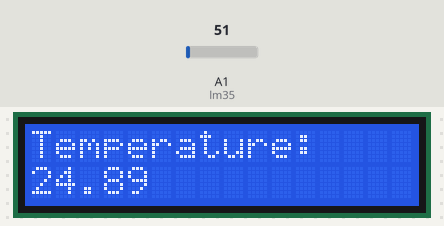
Bench run of a sketch on a simulated Arduino Uno, built with avr-gcc and run on an emulated ATmega328P. Shown: 16×2 character LCD. The inputs (shaded band) are chosen by the test bench; at power-on: A1 (lm35) = 51.

Above: at 1.2 s.
1.3 s: A1 (lm35) set to 61
At 2.8 s:
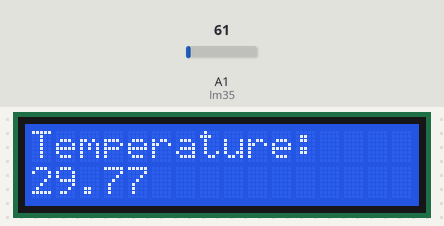
5.4 s: A1 (lm35) set to 71
At 6.8 s:
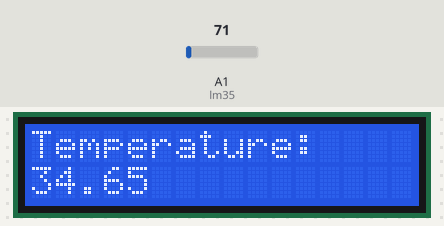
8.5 s: A1 (lm35) set to 86
At 9.9 s:
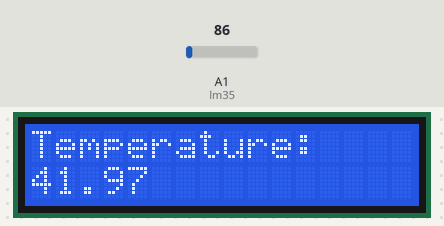
Timing chart, 0 to 11.5 s (numbered marks = the images above; inputs shaded):
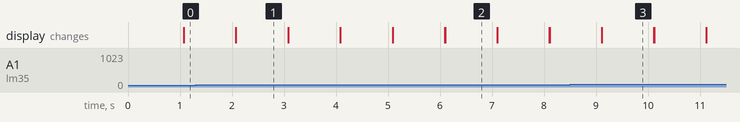

The sketch:

Lm35_module.ino
```cpp
#include <LiquidCrystal.h>
int rs = 2, en = 3, d4 = 4, d5 = 5, d6 = 6, d7 = 7;
LiquidCrystal lcd(rs, en, d4, d5, d6, d7);
int lm35 = A1;
int temperature_ADC;
float temperature;

void setup() {
  lcd.begin(16, 2);

}

void loop() {
  temperature_ADC = analogRead(lm35);
  temperature = temperature_ADC * 4.88 / 10;
  lcd.setCursor(0, 0);
  lcd.print("Temperature:");
  lcd.setCursor(0, 1);
  lcd.print(temperature);
  delay(1000);
  lcd.clear();

}
```

Measured:
- after the input at 1.3 s, the display: first differs from a run without the input after 0.78 s (image 1)
- after the input at 5.4 s, the display: first differs from a run without the input after 0.70 s (image 2)
- after the input at 8.5 s, the display: first differs from a run without the input after 0.61 s (image 3)
- what the display in image 1 shows lasts 1.0 s, from 2.1 s to 3.1 s
